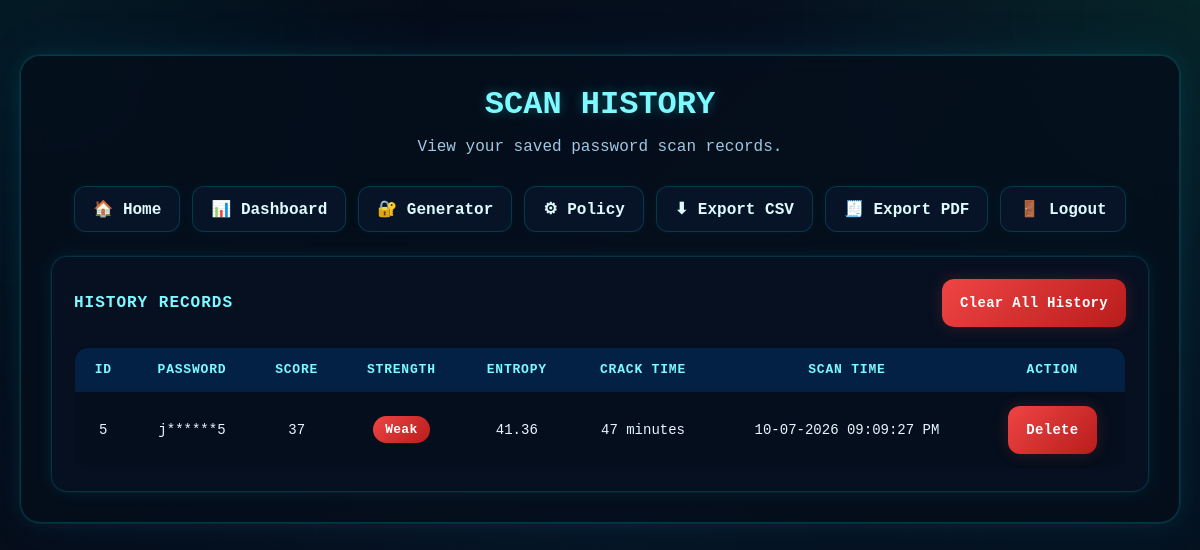
/history (signed in), run on an earlier commit of the app's database.
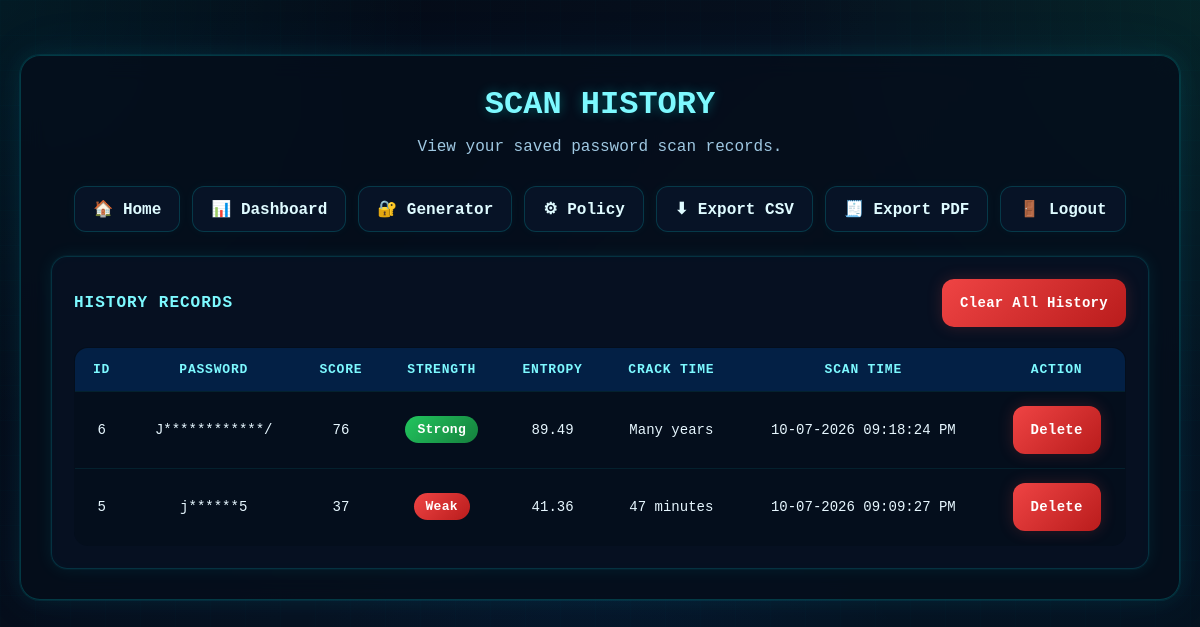
And on a later commit of the database.
### tables this page shows
CREATE TABLE password_history (
            id INTEGER PRIMARY KEY AUTOINCREMENT,
            password_text TEXT NOT NULL,
            score INTEGER NOT NULL,
            strength TEXT NOT NULL,
            color TEXT NOT NULL,
            entropy REAL DEFAULT 0,
            crack_time TEXT DEFAULT 'Instantly',
            scan_time TEXT NOT NULL
        , user_id INTEGER DEFAULT 1);

### app.py (the view)
@app.route("/history")
def history():
    if not is_logged_in():
        return redirect(url_for("login"))
    user_id = get_current_user_id()
    conn = get_db_connection()
    cursor = conn.cursor()
    cursor.execute("""
        SELECT id, password_text, score, strength, color, entropy, crack_time, scan_time
        FROM password_history
        WHERE user_id = ?
        ORDER BY id DESC
    """, (user_id,))
    records = cursor.fetchall()
    conn.close()
    return render_template("history.html", records=records)

### app.py (called while the page is built)
def get_db_connection():
    conn = sqlite3.connect(DB_NAME)
    conn.row_factory = sqlite3.Row
    return conn

def is_logged_in():
    return "user_id" in session

def get_current_user_id():
    return session.get("user_id")

### templates/history.html (shortened to what this page needs)
<!DOCTYPE html>
<html lang="en">
<head>
    <link rel="stylesheet" href="{{ url_for('static', filename='style.css') }}">
</head>
<body>
    <div class="container">
        <h1 class="page-title">SCAN HISTORY</h1>
        <p class="page-subtitle">View your saved password scan records.</p>
        <div class="nav-links" style="margin-top:0; margin-bottom:20px;">
            <a href="{{ url_for('index') }}">🏠 Home</a>
            <a href="{{ url_for('dashboard') }}">📊 Dashboard</a>
            <a href="{{ url_for('generate_password_route') }}">🔐 Generator</a>
            <a href="{{ url_for('policy') }}">⚙ Policy</a>
            <a href="{{ url_for('export_csv') }}">⬇ Export CSV</a>
            <a href="{{ url_for('export_pdf') }}">🧾 Export PDF</a>
            <a href="{{ url_for('logout') }}">🚪 Logout</a>
        </div>
        {% if records and records|length > 0 %}
        <div class="panel-box neon-box">
            <div class="score-row">
                <h3 style="margin-bottom:0;">HISTORY RECORDS</h3>
                <form method="POST" action="{{ url_for('clear_history') }}"
                      onsubmit="return confirm('Are you sure you want to clear all history?');">
                    <button type="submit" class="btn btn-danger">Clear All History</button>
                </form>
            </div>
            <div class="table-container">
                <table>
                    <thead>
                        <tr>
                            <th>ID</th>
                            <th>Password</th>
                            <th>Score</th>
                            <th>Strength</th>
                            <th>Entropy</th>
                            <th>Crack Time</th>
                            <th>Scan Time</th>
                            <th>Action</th>
                        </tr>
                    </thead>
                    <tbody>
                        {% for row in records %}
                        <tr>
                            <td>{{ row.id }}</td>
                            <td>{{ row.password_text }}</td>
                            <td>{{ row.score }}</td>
                            <td>
                                {% if row.strength == "Weak" %}
                                    <span class="badge badge-weak">Weak</span>
                                {% elif row.strength == "Medium" %}
                                    <span class="badge badge-medium">Medium</span>
                                {% else %}
                                    <span class="badge badge-strong">Strong</span>
                                {% endif %}
                            </td>
                            <td>{{ row.entropy }}</td>
                            <td>{{ row.crack_time }}</td>
                            <td>{{ row.scan_time }}</td>
                            <td>
                                <form method="POST"
                                      action="{{ url_for('delete_history', record_id=row.id) }}"
                                      onsubmit="return confirm('Delete this record?');">
                                    <button type="submit" class="btn btn-danger">Delete</button>
                                </form>
                            </td>
                        </tr>
                        {% endfor %}
                    </tbody>
                </table>
            </div>
        </div>
        {% else %}
        <div class="panel-box neon-box center">
            <h3>No History Found</h3>
            <p style="color:#9fc8e2;">No password scans have been saved yet.</p>
        </div>
        {% endif %}
    </div>
</body>
</html>

### static/style.css (style rules this page uses)
* { margin: 0; padding: 0; box-sizing: border-box; font-family: "Consolas", "Courier New", monospace; }
body { background: #050816; color: #e2f3ff; min-height: 100vh; padding: 20px; position: relative; overflow-x: hidden; }
.container, .auth-container { max-width: 1200px; margin: 35px auto; background: rgba(6, 14, 28, 0.82); border: 1px solid rgba(0, 255, 255, 0.18); border-radius: 20px; padding: 30px; box-shadow: 0 0 0 1px rgba(0, 255, 255, 0.08), 0 0 25px rgba(0, 255, 255, 0.08), 0 0 60px rgba(0, 140, 255, 0.06); backdrop-filter: blur(12px); }
.page-title { text-align: center; color: #7df9ff; font-size: 2rem; margin-bottom: 12px; text-shadow: 0 0 12px rgba(0, 255, 255, 0.3); }
.page-subtitle { text-align: center; color: #9fc8e2; margin-bottom: 25px; line-height: 1.6; }
button, .btn { border: none; outline: none; padding: 12px 18px; border-radius: 12px; cursor: pointer; font-size: 14px; font-weight: 700; letter-spacing: 0.3px; transition: 0.25s ease; min-height: 48px; text-decoration: none; display: inline-flex; justify-content: center; align-items: center; }
.btn-danger { background: linear-gradient(135deg, #ef4444, #b91c1c); color: #fff; box-shadow: 0 0 16px rgba(239, 68, 68, 0.2); }
.result-box, .panel-box { margin-top: 24px; padding: 22px; border-radius: 16px; background: rgba(7, 18, 36, 0.88); border: 1px solid rgba(0, 255, 255, 0.14); }
.neon-box { box-shadow: 0 0 0 1px rgba(0, 255, 255, 0.04), 0 0 18px rgba(0, 255, 255, 0.08), inset 0 0 12px rgba(0, 255, 255, 0.02); }
.result-box h3, .panel-box h3 { color: #7df9ff; font-size: 1rem; letter-spacing: 1px; margin-bottom: 16px; text-transform: uppercase; }
.score-row { display: flex; justify-content: space-between; align-items: center; gap: 12px; flex-wrap: wrap; margin-bottom: 12px; }
.nav-links { display: flex; justify-content: center; gap: 12px; flex-wrap: wrap; margin-top: 28px; }
.nav-links a { text-decoration: none; padding: 12px 18px; border-radius: 12px; color: #dffbff; font-weight: 700; background: rgba(8, 21, 40, 0.95); border: 1px solid rgba(0, 255, 255, 0.16); transition: 0.25s ease; box-shadow: 0 0 12px rgba(0, 255, 255, 0.04); }
.table-container { overflow-x: auto; margin-top: 20px; width: 100%; }
table { width: 100%; min-width: 900px; border-collapse: collapse; background: rgba(4, 14, 28, 0.9); border-radius: 14px; overflow: hidden; border: 1px solid rgba(0, 255, 255, 0.12); }
table th, table td { padding: 14px; text-align: center; border-bottom: 1px solid rgba(0, 255, 255, 0.08); vertical-align: middle; }
table th { background: rgba(0, 119, 255, 0.18); color: #7df9ff; text-transform: uppercase; font-size: 13px; letter-spacing: 0.8px; }
table td { color: #e7f7ff; font-size: 14px; }
.badge { display: inline-block; padding: 6px 12px; border-radius: 999px; font-size: 13px; font-weight: 700; color: #fff; letter-spacing: 0.3px; }
.badge-weak { background: linear-gradient(135deg, #ef4444, #b91c1c); }
.badge-strong { background: linear-gradient(135deg, #22c55e, #15803d); }

What changed in the data, as far as the page shows it:
added password_history: id "6", password_text "J************/", score "76", strength "Strong", entropy "89.49", crack_time "Many years", scan_time "10-07-2026 09:18:24 PM"
